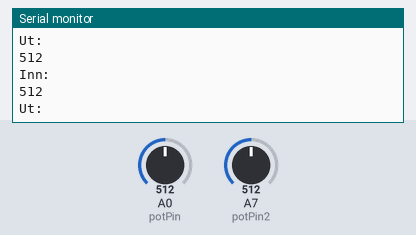
This sketch was run on a simulated Arduino Nano, built with avr-gcc and run on an emulated ATmega328P. On the bench: the last lines printed to the serial monitor. Inputs (shaded band) come from the test bench; at power-on: A7 (potPin2) = 512, A0 (potPin) = 512.

Above: at 2.7 s.
2.8 s: A7 (potPin2) set to 992
At 3.9 s:
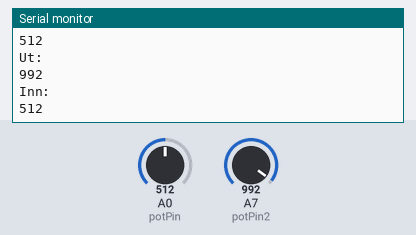
4.3 s: A7 (potPin2) set to 1012
At 5.3 s:
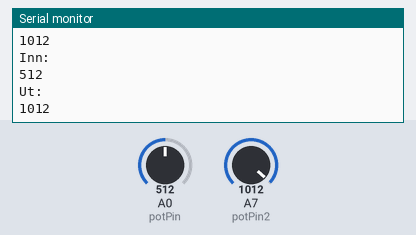
Timing chart, 0 to 7.3 s (numbered marks = the images above; inputs shaded):
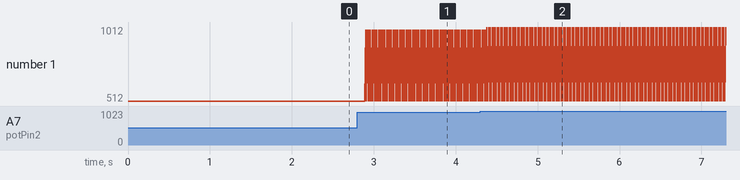

The sketch:

potmeter.ino
```cpp
int potPin = A0;
int potPin2 = A7;

int potVal = 0;
int potVal2 = 0;

int potInn = 0;

int potUt = 0;

void setup() {
  Serial.begin(9600);
}

void loop() {
  potInn = analogRead(potPin);
  potUt = analogRead(potPin2);

  Serial.print("Inn:\n");
  Serial.println(potInn);

  Serial.print("Ut:\n");
  Serial.println(potUt);
}
```

Measured:
- after the input at 2.8 s, the serial monitor: prints a new line after 0.10 s (image 1)
- after the input at 4.3 s, the serial monitor: prints a new line after 0.08 s (image 2)
- plotted number 1: 512 → 1012 after the input at 4.3 s
